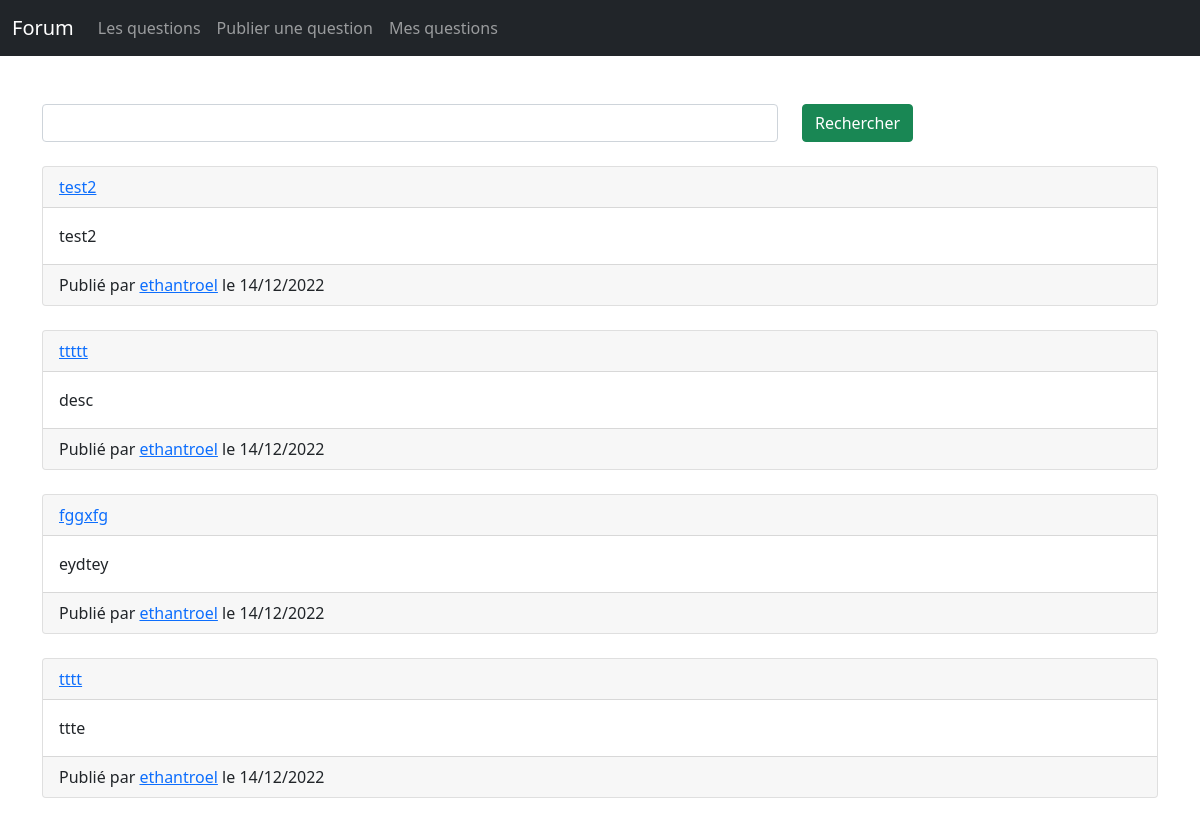
Page /monsuperforum/index.php on the committed database.
### tables this page shows
CREATE TABLE IF NOT EXISTS `questions` (
  `id` int(11) NOT NULL AUTO_INCREMENT,
  `titre` varchar(255) NOT NULL,
  `description` varchar(255) NOT NULL,
  `contenu` varchar(255) NOT NULL,
  `id_auteur` int(11) NOT NULL,
  `pseudo_auteur` varchar(255) NOT NULL,
  `date_publication` text NOT NULL,
  PRIMARY KEY (`id`)
);

### monsuperforum/actions/questions/showAllQuestionsAction.php (called while the page is built, shortened)
<?php
require('actions/database.php');
$getAllQuestions = $bdd->query('SELECT id, id_auteur, titre, description, pseudo_auteur, date_publication FROM questions ORDER BY id DESC LIMIT 0,5');

### monsuperforum/index.php (the view, shortened to what this page needs)
<?php
    require('actions/questions/showAllQuestionsAction.php');
?>
<!DOCTYPE html>
<html lang="en">
<?php include 'includes/head.php'; ?>
<body>
    <?php include 'includes/navbar.php'; ?>
    <br><br>
    <div class="container">
        <form method="GET">
            <div class="form-group row">
                <div class="col-8">
                    <input type="search" name="search" class="form-control">
                </div>
                <div class="col-4">
                    <button class="btn btn-success" type="submit">Rechercher</button>
                </div>
            </div>
        </form>
        <br>
        <?php
            while($question = $getAllQuestions->fetch()){
                ?>
                <div class="card">
                    <div class="card-header">
                        <a href="article.php?id=<?= $question['id']; ?>">
                            <?= $question['titre']; ?>
                        </a>
                    </div>
                    <div class="card-body">
                        <?= htmlentities($question['description']); ?>
                    </div>
                    <div class="card-footer">
                        Publié par <a href="profile.php?id=<?= $question['id_auteur']; ?>"><?= $question['pseudo_auteur']; ?><img src="<?php getppuser(); ?>" width="100px"></a> le <?= $question['date_publication']; ?>
                    </div>
                </div>
                <br>
                <?php
            }
        ?>
    </div>
</body>
</html>

### monsuperforum/includes/head.php (shortened to what this page needs)
<head>
    <link href="https://cdn.jsdelivr.net/npm/bootstrap@5.0.0-beta2/dist/css/bootstrap.min.css" rel="stylesheet">
</head>

### monsuperforum/includes/navbar.php (shortened to what this page needs)
<nav class="navbar navbar-expand-lg navbar-dark bg-dark">
  <div class="container-fluid">
    <a class="navbar-brand" href="#">Forum</a>
    <div class="collapse navbar-collapse" id="navbarSupportedContent">
      <ul class="navbar-nav me-auto mb-2 mb-lg-0">
        <li class="nav-item">
          <a class="nav-link" href="index.php">Les questions</a>
        </li>
        <li class="nav-item">
          <a class="nav-link" href="publish-question.php">Publier une question</a>
        </li>
        <li class="nav-item">
          <a class="nav-link" href="my-questions.php">Mes questions</a>
        </li>
      </ul>
    </div>
  </div>
</nav>

### rows in the picture
questions: titre "test2", description "test2", pseudo_auteur "ethantroel", date_publication "14/12/2022"
questions: titre "ttttt", description "desc", pseudo_auteur "ethantroel", date_publication "14/12/2022"
questions: titre "fggxfg", description "eydtey", pseudo_auteur "ethantroel", date_publication "14/12/2022"
questions: titre "tttt", description "ttte", pseudo_auteur "ethantroel", date_publication "14/12/2022"
